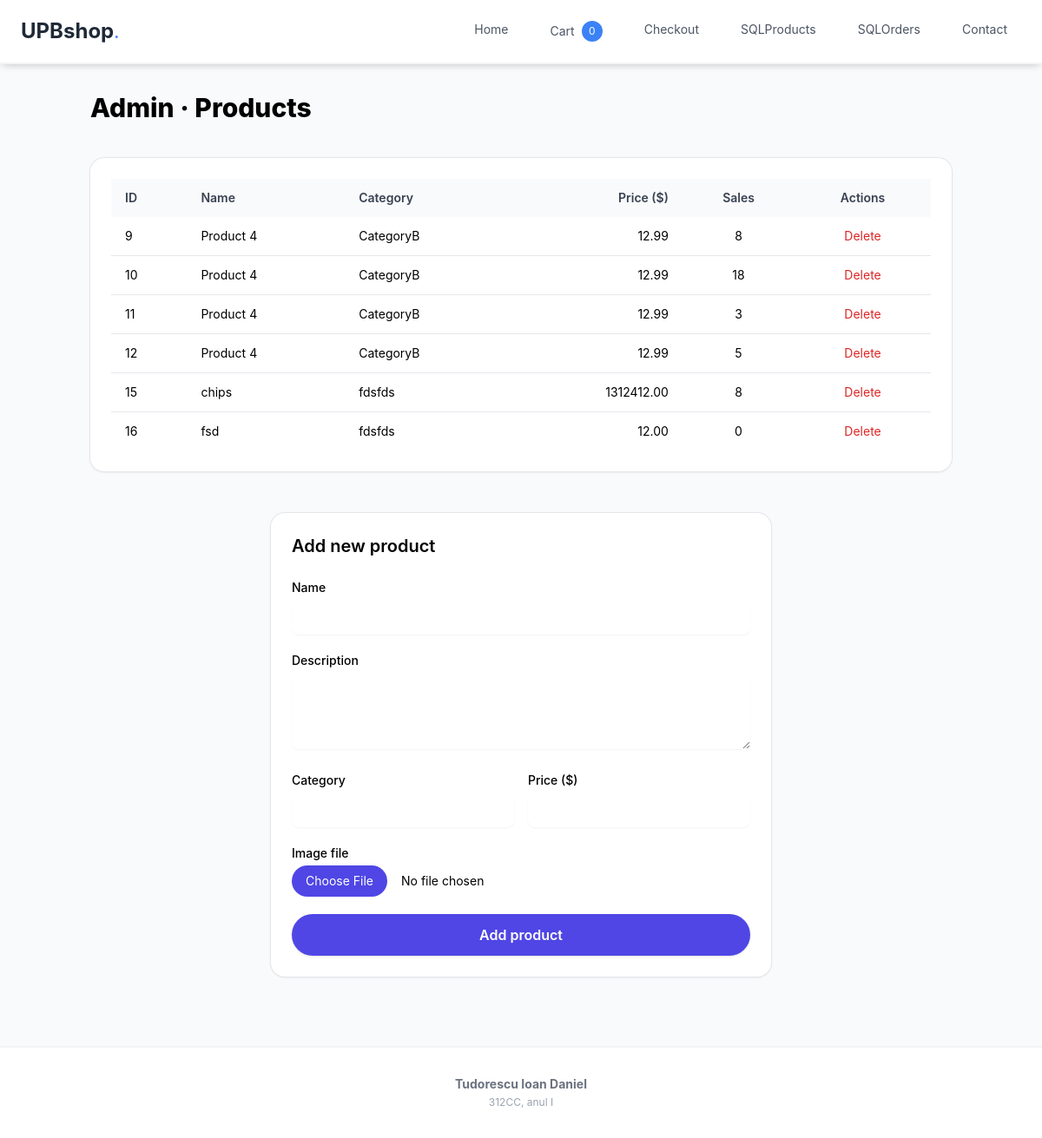
/admin/products, run on the app's committed database.
### server.py (models this page shows)
class Product(db.Model):
    id          = db.Column(db.Integer, primary_key=True)
    name        = db.Column(db.String(80))
    description = db.Column(db.Text)
    price       = db.Column(db.Float)
    category    = db.Column(db.String(40))
    image       = db.Column(db.String(120))
    author      = db.Column(db.String(60))
    sales       = db.Column(db.Integer, default=0)

### server.py (the view)
@app.route("/admin/products")
def admin_products():
    return render_template("admin_products.html", products=Product.query.all())

### server.py (called while the page is built)
@app.context_processor
def inject_cart_count():
    return {"cart_count": sum(session.get("cart", {}).values())}

### templates/admin_products.html (shortened to what this page needs)
{% extends "base.html" %}
{% block content %}
<h1 class="text-3xl font-extrabold mb-10 text-center lg:text-left">Admin · Products</h1>
<div class="mb-12 rounded-2xl bg-white shadow ring-1 ring-gray-200 p-6 overflow-x-auto">
  <table class="min-w-full text-sm">
    <thead>
      <tr class="bg-gray-50 text-gray-700">
        <th class="px-4 py-3 text-left font-semibold">ID</th>
        <th class="px-4 py-3 text-left font-semibold">Name</th>
        <th class="px-4 py-3 text-left font-semibold">Category</th>
        <th class="px-4 py-3 text-right font-semibold">Price ($)</th>
        <th class="px-4 py-3 text-center font-semibold">Sales</th>
        <th class="px-4 py-3 text-center font-semibold">Actions</th>
      </tr>
    </thead>
    <tbody>
      {% for p in products %}
      <tr class="border-b last:border-0">
        <td class="px-4 py-3">{{ p.id }}</td>
        <td class="px-4 py-3">{{ p.name }}</td>
        <td class="px-4 py-3">{{ p.category }}</td>
        <td class="px-4 py-3 text-right">{{ '%.2f'|format(p.price) }}</td>
        <td class="px-4 py-3 text-center">{{ p.sales }}</td>
        <td class="px-4 py-3 text-center">
          <a href="{{ url_for('delete_product', pid=p.id) }}"
             class="text-red-600 hover:underline">Delete</a>
        </td>
      </tr>
      {% endfor %}
    </tbody>
  </table>
</div>
<div class="rounded-2xl bg-white shadow ring-1 ring-gray-200 p-6 max-w-xl mx-auto">
  <h2 class="text-xl font-semibold mb-6">Add new product</h2>
  <form action="{{ url_for('add_product') }}" enctype="multipart/form-data" method="post" class="space-y-5">
    <div>
      <label class="block text-sm font-medium mb-1">Name</label>
      <input name="name" required
             class="w-full rounded-lg border-gray-300 px-3 py-2 shadow-sm
                    focus:border-indigo-500 focus:ring-indigo-500">
    </div>
    <div>
      <label class="block text-sm font-medium mb-1">Description</label>
      <textarea name="description" rows="3" required
                class="w-full rounded-lg border-gray-300 px-3 py-2 shadow-sm
                       focus:border-indigo-500 focus:ring-indigo-500"></textarea>
    </div>
    <div class="grid grid-cols-2 gap-4">
      <div>
        <label class="block text-sm font-medium mb-1">Category</label>
        <input name="category" required
               class="w-full rounded-lg border-gray-300 px-3 py-2 shadow-sm
                      focus:border-indigo-500 focus:ring-indigo-500">
      </div>
      <div>
        <label class="block text-sm font-medium mb-1">Price ($)</label>
        <input type="number" step="0.01" min="0" name="price" required
               class="w-full rounded-lg border-gray-300 px-3 py-2 shadow-sm
                      focus:border-indigo-500 focus:ring-indigo-500">
      </div>
    </div>
    <div>
    <label class="block text-sm font-medium mb-1">Image file</label>
    <input type="file" name="image_file" accept="image/*" required
           class="block w-full text-sm file:mr-4 file:rounded-full
                  file:border-0 file:bg-indigo-600 file:py-2
                  file:px-4 file:text-white hover:file:bg-indigo-700"/>
  </div>
    <button class="w-full rounded-full bg-indigo-600 px-6 py-3 font-semibold
                   text-white shadow hover:bg-indigo-700 transition">
      Add product
    </button>
  </form>
</div>
{% endblock %}

### templates/base.html (shortened to what this page needs)
<!DOCTYPE html>
<html lang="en">
<head>
  <script src="https://cdn.tailwindcss.com"></script>
</head>
<body class="min-h-screen flex flex-col bg-gray-50">
  <nav x-data="{open:false}" class="bg-white border-b-2 border-gray-100 shadow-nav px-4 sm:px-6 py-4 flex items-center justify-between
         sticky top-0 z-50 transition-all duration-300">
    <a href="/" class="text-2xl font-bold text-gray-800 hover:text-gray-700">
      UPBshop<span class="text-blue-500 text-lg">.</span>
    </a>
    <div :class="open ? 'block' : 'hidden'"
      class="w-full md:flex md:items-center md:w-auto transition-all origin-top md:block">
      <div class="pt-4 md:pt-0 md:flex md:space-x-4 text-sm">
        <a href="/"
          class="block px-4 py-2 text-gray-600 {{ 'font-semibold text-blue-500' if active_page=='home' else 'hover:text-gray-800' }}">
          Home
        </a>
        <a href="{{ url_for('view_cart') }}"
          class="flex items-center px-4 py-2 text-gray-600 {{ 'font-semibold text-blue-500' if active_page=='cart' else 'hover:text-gray-800' }}">
          Cart
          <span class="ml-2 bg-blue-500 text-white w-6 h-6 rounded-full flex items-center justify-center text-xs">
            <span id="cart-count">{{ cart_count }}</span>
          </span>
        </a>
        <a href="{{ url_for('checkout') }}"
          class="block px-4 py-2 text-gray-600 {{ 'font-semibold text-blue-500' if active_page=='checkout' else 'hover:text-gray-800' }}">
          Checkout
        </a>
        <a href="{{ url_for('admin_products') }}"
          class="block px-4 py-2 text-gray-600 {{ 'font-semibold text-blue-500' if active_page=='admin_products' else 'hover:text-gray-800' }}">
          SQLProducts
        </a>
        <a href="{{ url_for('admin_orders') }}"
          class="block px-4 py-2 text-gray-600 {{ 'font-semibold text-blue-500' if active_page=='admin_orders' else 'hover:text-gray-800' }}">
          SQLOrders
        </a>
        <a href="{{ url_for('contact') }}"
          class="block px-4 py-2 text-gray-600 {{ 'font-semibold text-blue-500' if active_page=='contact' else 'hover:text-gray-800' }}">
          Contact
        </a>
      </div>
    </div>
  </nav>
  <main class="flex-grow container mx-auto px-4 py-8">
    {% block content %}{% endblock %}
  </main>
  <footer class="bg-white border-t-2 border-gray-100 mt-12">
    <div class="container mx-auto px-6 py-8">
      <div class="text-center">
        <p class="text-gray-500 text-sm">
          <strong>Tudorescu Ioan Daniel</strong><br>
          <span class="text-xs text-gray-400">312CC, anul I</span>
        </p>
      </div>
    </div>
  </footer>
</body>
</html>

### data on the page
Product: id "9", name "Product 4", category "CategoryB", price "12.99", sales "8"
Product: id "10", name "Product 4", category "CategoryB", price "12.99", sales "18"
Product: id "11", name "Product 4", category "CategoryB", price "12.99", sales "3"
Product: id "12", name "Product 4", category "CategoryB", price "12.99", sales "5"
Product: id "15", name "chips", category "fdsfds", price "1312412.00", sales "8"
Product: id "16", name "fsd", category "fdsfds", price "12.00", sales "0"

### other printed values
{{ cart_count }} "0"
